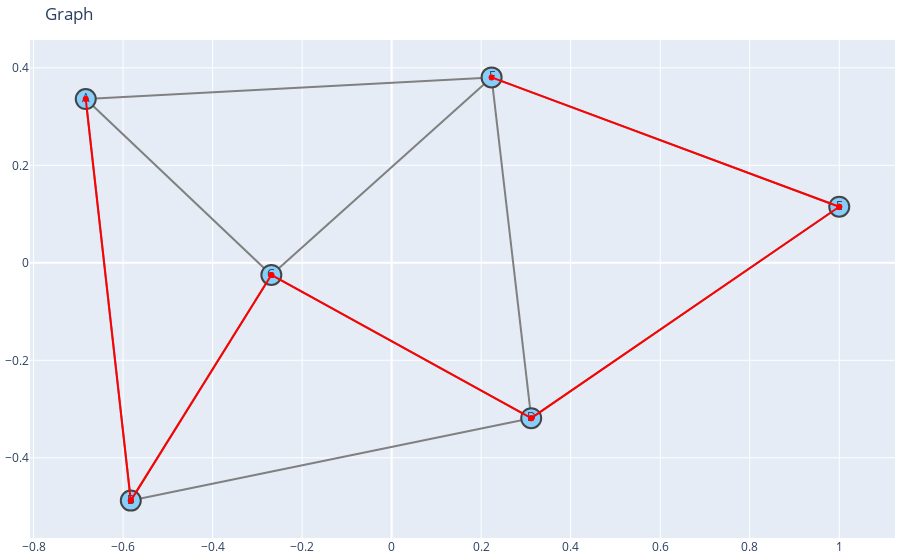
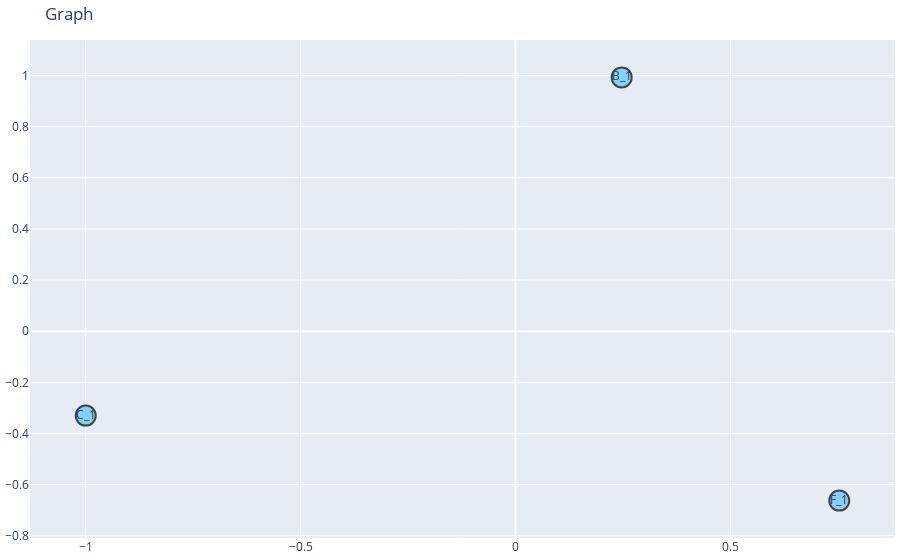
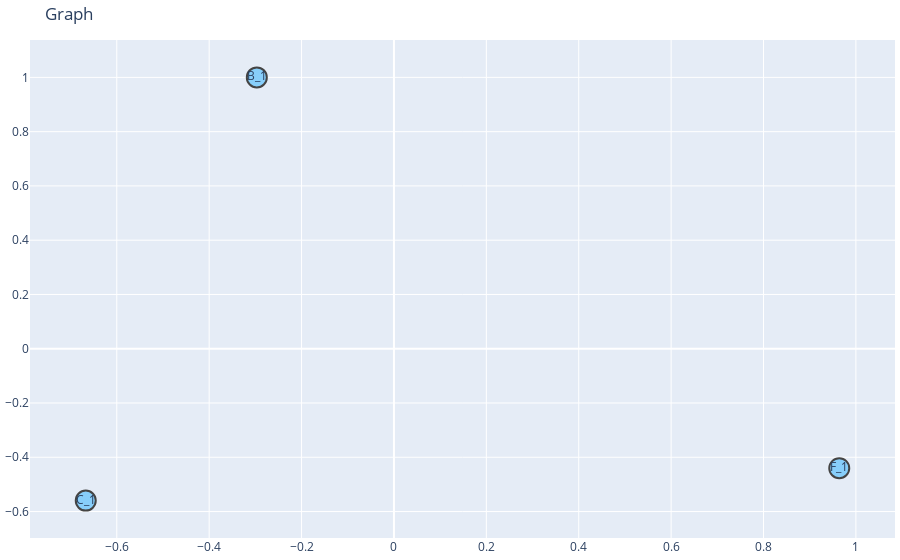
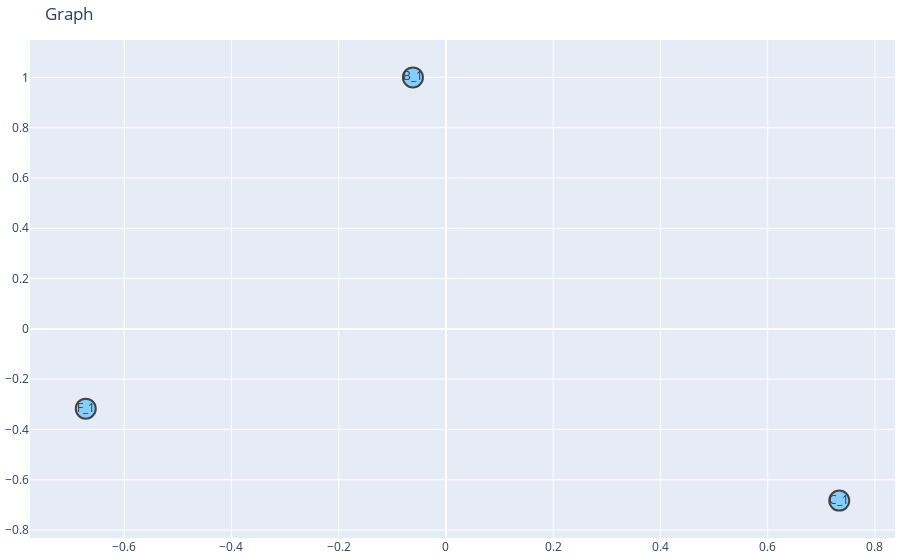

The notebook cell these images were saved under, in order:
### Code cell
main()

### Figure 1 — Plotly figure (JSON) as saved in the notebook; plotly's stock layout.template omitted (floating-point values rounded to 4 significant figures)
{"data": [{"line": {"color": "gray", "width": 2}, "type": "scatter", "x": [-0.6834, -0.5828, null, -0.6834, -0.2688, null, -0.6834, 0.2233, null, -0.5828, -0.2688, null, -0.5828, 0.3118, null, -0.2688, 0.3118, null, -0.2688, 0.2233, null, 0.2233, 0.3118, null, 0.2233, 1, null, 0.3118, 1, null], "y": [0.3359, -0.4877, null, 0.3359, -0.02486, null, 0.3359, 0.3803, null, -0.4877, -0.02486, null, -0.4877, -0.3187, null, -0.02486, -0.3187, null, -0.02486, 0.3803, null, 0.3803, -0.3187, null, 0.3803, 0.1151, null, -0.3187, 0.1151, null]}, {"hoverinfo": "text", "marker": {"color": "lightskyblue", "line": {"width": 2}, "size": 20}, "mode": "text+markers", "text": ["A", "B", "C", "F", "D", "E"], "type": "scatter", "x": [-0.6834, -0.5828, -0.2688, 0.2233, 0.3118, 1], "y": [0.3359, -0.4877, -0.02486, 0.3803, -0.3187, 0.1151]}, {"line": {"color": "red", "width": 2}, "type": "scatter", "x": [-0.6834, -0.5828, null, -0.5828, -0.2688, null, -0.2688, 0.3118, null, 0.3118, 1, null, 1, 0.2233, null], "y": [0.3359, -0.4877, null, -0.4877, -0.02486, null, -0.02486, -0.3187, null, -0.3187, 0.1151, null, 0.1151, 0.3803, null]}], "layout": {"hovermode": "closest", "margin": {"b": 20, "l": 5, "r": 5, "t": 40}, "showlegend": false, "title": {"text": "Graph"}}}

### Figure 2 — Plotly figure (JSON) as saved in the notebook; plotly's stock layout.template omitted (floating-point values rounded to 4 significant figures)
{"data": [{"line": {"color": "gray", "width": 2}, "type": "scatter", "x": [], "y": []}, {"hoverinfo": "text", "marker": {"color": "lightskyblue", "line": {"width": 2}, "size": 20}, "mode": "text+markers", "text": ["B_1", "C_1", "F_1"], "type": "scatter", "x": [0.2469, -1, 0.7531], "y": [0.9927, -0.3301, -0.6626]}, {"line": {"color": "red", "width": 2}, "type": "scatter", "x": [], "y": []}], "layout": {"hovermode": "closest", "margin": {"b": 20, "l": 5, "r": 5, "t": 40}, "showlegend": false, "title": {"text": "Graph"}}}

### Figure 3 — Plotly figure (JSON) as saved in the notebook; plotly's stock layout.template omitted (floating-point values rounded to 4 significant figures)
{"data": [{"line": {"color": "gray", "width": 2}, "type": "scatter", "x": [], "y": []}, {"hoverinfo": "text", "marker": {"color": "lightskyblue", "line": {"width": 2}, "size": 20}, "mode": "text+markers", "text": ["B_1", "C_1", "F_1"], "type": "scatter", "x": [-0.2968, -0.6672, 0.964], "y": [1, -0.5597, -0.4403]}, {"line": {"color": "red", "width": 2}, "type": "scatter", "x": [], "y": []}], "layout": {"hovermode": "closest", "margin": {"b": 20, "l": 5, "r": 5, "t": 40}, "showlegend": false, "title": {"text": "Graph"}}}

### Figure 4 — Plotly figure (JSON) as saved in the notebook; plotly's stock layout.template omitted (floating-point values rounded to 4 significant figures)
{"data": [{"line": {"color": "gray", "width": 2}, "type": "scatter", "x": [], "y": []}, {"hoverinfo": "text", "marker": {"color": "lightskyblue", "line": {"width": 2}, "size": 20}, "mode": "text+markers", "text": ["B_1", "C_1", "F_1"], "type": "scatter", "x": [-0.06165, 0.7335, -0.6718], "y": [1, -0.6829, -0.3171]}, {"line": {"color": "red", "width": 2}, "type": "scatter", "x": [], "y": []}], "layout": {"hovermode": "closest", "margin": {"b": 20, "l": 5, "r": 5, "t": 40}, "showlegend": false, "title": {"text": "Graph"}}}
